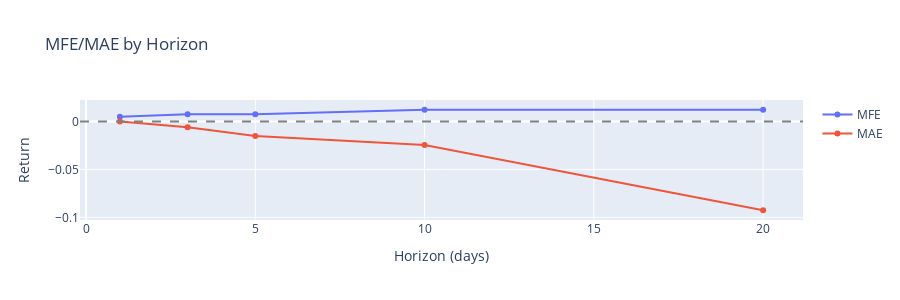

The notebook cell saved with this chart:
### Code cell
# === 7E: Plotly Evidence Panels ===

if 'ev_outcomes' in globals() and not ev_outcomes.empty:
    print("\n--- Generating Evidence Panels ---")
    
    # Panel 1: Net-R histogram with medians per horizon
    fig1 = make_subplots(
        rows=1, cols=len(HORIZONS),
        subplot_titles=[f'H={H}d' for H in HORIZONS],
        horizontal_spacing=0.1
    )
    
    for idx, H in enumerate(HORIZONS, 1):
        if H in ev_outcomes['H'].values and 'r_net' in ev_outcomes.columns:
            vals = ev_outcomes.loc[ev_outcomes['H'] == H, 'r_net'].dropna().values
            if len(vals) > 0:
                median = np.median(vals)
                fig1.add_trace(
                    go.Histogram(x=vals, nbinsx=15, name=f'H={H}d', showlegend=False),
                    row=1, col=idx
                )
                fig1.add_vline(x=median, line_dash="dash", line_color="red", row=1, col=idx)
    
    fig1.update_layout(title="Net Returns Distribution by Horizon", height=400)
    fig1.show()
    
    # Panel 2: MFE/MAE sparkline
    if 'mfe' in ev_outcomes.columns and 'mae' in ev_outcomes.columns:
        mfe_mae_data = []
        for H in HORIZONS:
            if H in ev_outcomes['H'].values:
                h_data = ev_outcomes[ev_outcomes['H'] == H]
                mfe_mae_data.append({
                    'H': H,
                    'MFE_median': np.median(h_data['mfe']),
                    'MAE_median': np.median(h_data['mae'])
                })
        
        if mfe_mae_data:
            mfe_mae_df = pd.DataFrame(mfe_mae_data)
            fig2 = go.Figure()
            fig2.add_trace(go.Scatter(x=mfe_mae_df['H'], y=mfe_mae_df['MFE_median'], name='MFE', mode='lines+markers'))
            fig2.add_trace(go.Scatter(x=mfe_mae_df['H'], y=mfe_mae_df['MAE_median'], name='MAE', mode='lines+markers'))
            fig2.add_hline(y=0, line_dash="dash", line_color="gray")
            fig2.update_layout(title="MFE/MAE by Horizon", xaxis_title="Horizon (days)", yaxis_title="Return", height=300)
            fig2.show()
    
    # Save panels
    artifacts_dir = Path("artifacts")
    artifacts_dir.mkdir(exist_ok=True)
    fig1.write_html(str(artifacts_dir / "evidence_panels.html"))
    print("✅ Evidence panels saved to artifacts/")
else:
    print("\nSkipping evidence panels (no forward outcomes)")

### Figure 1 — Plotly figure (JSON) as saved in the notebook; plotly's stock layout.template omitted (floating-point values rounded to 4 significant figures)
{"data": [{"mode": "lines+markers", "name": "MFE", "type": "scatter", "x": [1, 3, 5, 10, 20], "y": [0.004968, 0.007561, 0.007561, 0.01227, 0.01227]}, {"mode": "lines+markers", "name": "MAE", "type": "scatter", "x": [1, 3, 5, 10, 20], "y": [0.0, -0.005968, -0.01518, -0.02461, -0.0926]}], "layout": {"height": 300, "shapes": [{"line": {"color": "gray", "dash": "dash"}, "type": "line", "x0": 0, "x1": 1, "xref": "x domain", "y0": 0, "y1": 0, "yref": "y"}], "title": {"text": "MFE/MAE by Horizon"}, "xaxis": {"title": {"text": "Horizon (days)"}}, "yaxis": {"title": {"text": "Return"}}}}
